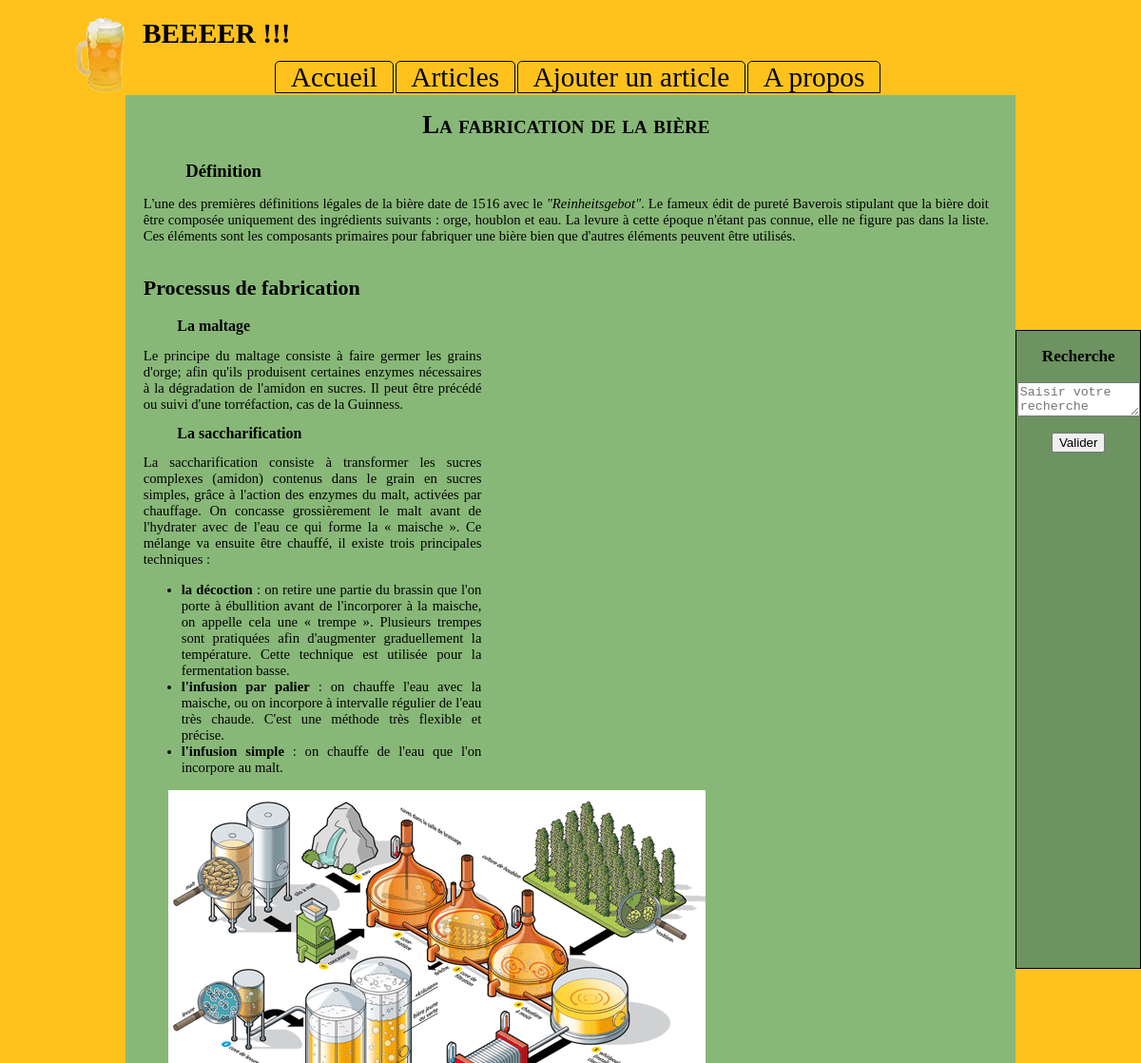
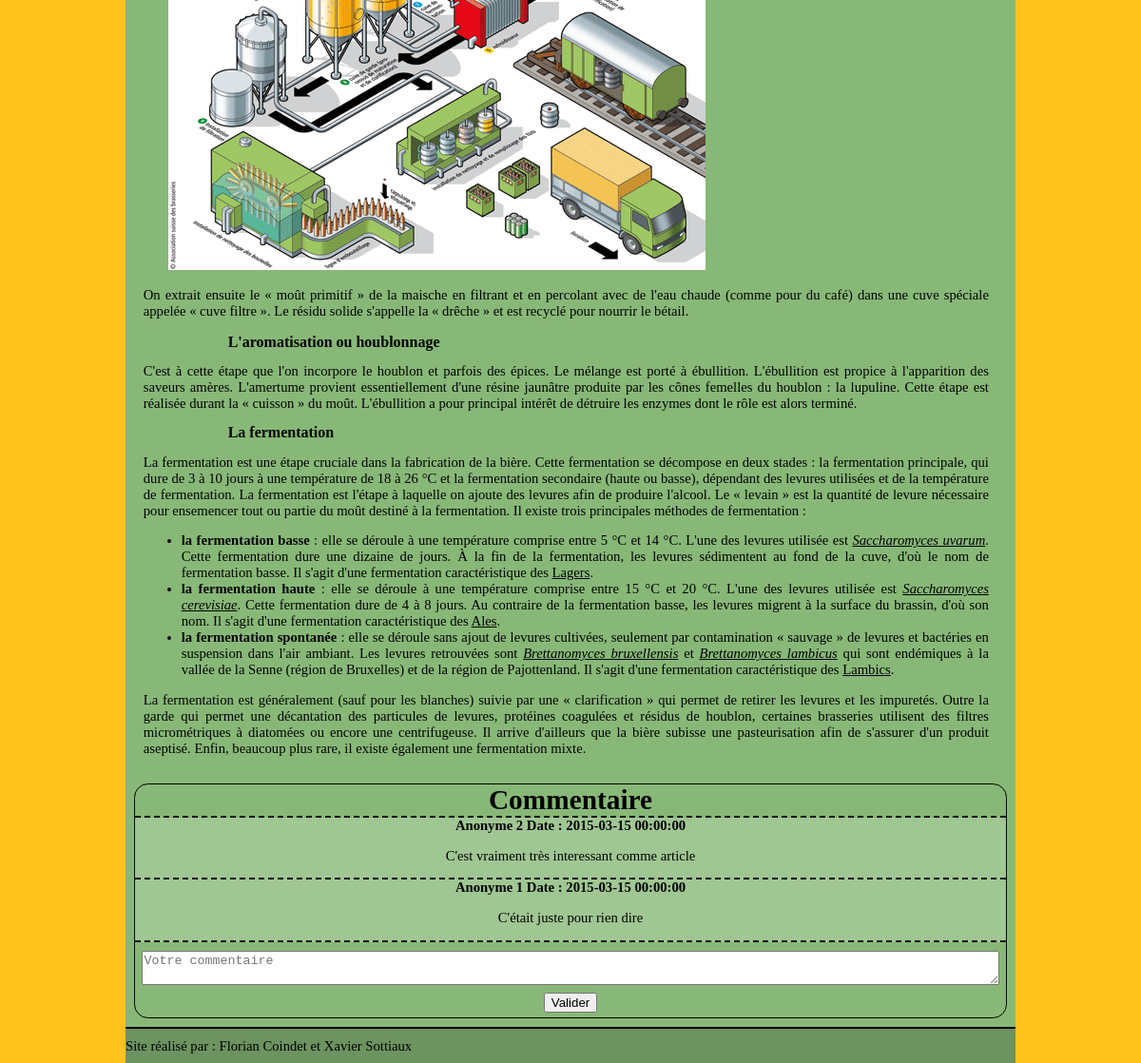
Screenshot of /articles/article1.php with the database file from the repository (2 pictures, top to bottom).
### tables this page shows
CREATE TABLE IF NOT EXISTS `Commentaire` (
  `IDArticle` int(11) NOT NULL,
  `IDUtilisateur` int(11) NOT NULL,
  `DateCommentaire` datetime NOT NULL,
  `Commentaire` varchar(200) NOT NULL
);

CREATE TABLE IF NOT EXISTS `Utilisateur` (
  `IDUtilisateur` int(11) NOT NULL,
  `Pseudonyme` varchar(30) NOT NULL,
  `Mot_passe` varchar(30) NOT NULL,
  `Webmaster` tinyint(1) NOT NULL,
  `DateCreationUtilisateur` timestamp NOT NULL DEFAULT CURRENT_TIMESTAMP ON UPDATE CURRENT_TIMESTAMP
);

CREATE TABLE IF NOT EXISTS `Article` (
  `IDArticle` int(11) NOT NULL,
  `Titre` varchar(30) NOT NULL,
  `DateCreation` datetime NOT NULL,
  `URL` varchar(100) NOT NULL,
  `Resume` varchar(300) NOT NULL,
  `IDUtilisateur` int(11) NOT NULL
);

### requete_index.php (called while the page is built, shortened)
<?php
	$bdd=Connect_db();
 	$query=$bdd->prepare('SELECT T1.IDArticle, T1.Titre, T1.DateCreation, T1.URL, T1.Resume, T2.Commentaire, T2.DateCommentaire, T3.Pseudonyme
 						  FROM Article AS T1
 						  INNER JOIN Commentaire AS T2
 						  ON T1.IDArticle=T2.IDArticle
                          INNER JOIN Utilisateur AS T3
                          ON T3.IDUtilisateur=T2.IDUtilisateur
 						  ORDER BY T1.DateCreation DESC, T2.DateCommentaire DESC');
 	$query->execute();
 	while($data = $query->fetch()){
 		$article[]=array(
 						'id' => $data['IDArticle'],
						'titre' => $data['Titre'],
						'date' => $data['DateCreation'],
						'url' => $data['URL'],
						'resume' => $data['Resume'],
						'commentaire' => $data['Commentaire'],
						'dateCommentaire' => $data['DateCommentaire'],
						'pseudonyme' => $data['Pseudonyme']
						);
 	}
 ?>

### articles/article1.php (the view, shortened to what this page needs)
<!DOCTYPE HTML>
<html>
	<head>
		<link rel="stylesheet" type="text/css" media="screen and (min-width:750px)" href="assets/style_articles.css" />
		<link rel="stylesheet" type="text/css" media="screen and (max-width:750px)" href="assets/style_articles750.css" />
	</head>
	<body>
		<header>
				<nav>
					<h1> BEEEER !!!</h1>
					<ul><li><a href="../index.php">Accueil</a></li>
						<li><a href="../liste_articles.php">Articles</a></li>
						<li><a href="../ajout_article.html">Ajouter un article</a></li>
						<li><a href="../a_propos.html">A propos</a></li>
					</ul>
				</nav>
		</header>
		<div>
			<form action="liste_articles.php" method="post">
				<h3>Recherche</h3>
				<textarea placeholder="Saisir votre recherche" name="recherche"></textarea>
				<button>Valider</button>
			</form>
		</div>
		<article>
			<h1>La fabrication de la bière</h1>
				<h1>Définition</h1>
				<p>L'une des premières définitions légales de la bière date de 1516 avec le <em>"Reinheitsgebot"</em>. Le fameux édit de pureté Baverois stipulant que la bière doit être composée uniquement des ingrédients suivants : orge, houblon et eau.
				La levure à cette époque n'étant pas connue, elle ne figure pas dans la liste. Ces éléments sont les composants primaires
				pour fabriquer une bière bien que d'autres éléments peuvent être utilisés.<p>
			  <div>
				<h1>Processus de fabrication</h1>
				<h2>La maltage</h2>
				Le principe du maltage consiste à faire germer les grains d'orge; afin qu'ils produisent certaines enzymes
				nécessaires à la dégradation de l'amidon en sucres. Il peut être précédé ou suivi d'une torréfaction, cas de la
				Guinness.
				<h2>La saccharification</h2>
				La saccharification consiste à transformer les sucres complexes (amidon) contenus dans le grain en sucres simples,
				grâce à l'action des enzymes du malt, activées par chauffage. On concasse grossièrement le malt avant de l'hydrater
				avec de l'eau ce qui forme la « maische ». Ce mélange va ensuite être chauffé, il existe trois principales techniques :
				<ul><li><strong>la décoction</strong> : on retire une partie du brassin que l'on porte à ébullition avant de l'incorporer
					à la maische,
					on appelle cela une « trempe ». Plusieurs trempes sont pratiquées afin d'augmenter graduellement la température.
					Cette technique est utilisée pour la fermentation basse.</li>
			    	<li><strong>l'infusion par palier</strong> : on chauffe l'eau avec la maische, ou on incorpore à intervalle régulier de l'eau très chaude. C'est une méthode très flexible et précise.</li>
			    	<li><strong>l'infusion simple</strong> : on chauffe de l'eau que l'on incorpore au malt.</li></ul>
			  </div>
			  <aside><img src="assets/fabrication-infographie.gif" alt="Image : processus de fabrication de la bière"></aside>
			    <p>On extrait ensuite le « moût primitif » de la maische en filtrant et en percolant avec de l'eau chaude (comme
				pour du café) dans une cuve spéciale appelée « cuve filtre ». Le résidu solide s'appelle la « drêche » et est
				recyclé pour nourrir le bétail.</p>
				<h2>L'aromatisation ou houblonnage</h2>
				C'est à cette étape que l'on incorpore le houblon et parfois des épices. Le mélange est porté à ébullition. L'ébullition
				est propice à l'apparition des saveurs amères. L'amertume provient essentiellement d'une résine jaunâtre produite par les
				cônes femelles du houblon : la lupuline. Cette étape est réalisée durant la « cuisson » du moût. L'ébullition a pour
				principal intérêt de détruire les enzymes dont le rôle est alors terminé.
				<h2>La fermentation</h2>
				La fermentation est une étape cruciale dans la fabrication de la bière. Cette fermentation se décompose en deux stades :
				la fermentation principale, qui dure de 3 à 10 jours à une température de 18 à 26 °C et la fermentation secondaire
				(haute ou basse), dépendant des levures utilisées et de la température de fermentation.
				La fermentation est l'étape à laquelle on ajoute des levures afin de produire l'alcool. Le « levain » est la quantité de
				levure nécessaire pour ensemencer tout ou partie du moût destiné à la fermentation. Il existe trois principales méthodes
				de fermentation :
				<ul><li><strong>la fermentation basse</strong> : elle se déroule à une température comprise entre 5 °C et 14 °C. L'une des
					levures utilisée est <cite><ins>Saccharomyces uvarum</ins></cite>. Cette fermentation dure une dizaine de jours. À la fin de la fermentation, les levures sédimentent au fond de la cuve, d'où le nom de fermentation basse. Il s'agit d'une fermentation caractéristique des <ins>Lagers</ins>.</li>
    			    <li><strong>la fermentation haute</strong> : elle se déroule à une température comprise entre 15 °C et 20 °C. L'une des levures utilisée est <cite><ins>Saccharomyces cerevisiae</ins></cite>. Cette fermentation dure de 4 à 8 jours. Au contraire de la fermentation basse, les levures migrent à la surface du brassin, d'où son nom. Il s'agit d'une fermentation caractéristique des <ins>Ales</ins>.</li>
			    	<li><strong>la fermentation spontanée</strong> : elle se déroule sans ajout de levures cultivées, seulement par contamination « sauvage » de levures et bactéries en suspension dans l'air ambiant. Les levures retrouvées sont
			    	<cite><ins>Brettanomyces bruxellensis</ins></cite> et <cite><ins>Brettanomyces lambicus</ins></cite> qui sont endémiques à la vallée de la Senne (région de Bruxelles) et de la région de Pajottenland. Il s'agit d'une fermentation caractéristique des <ins>Lambics</ins>.</li>
			    </ul>
				La fermentation est généralement (sauf pour les blanches) suivie par une « clarification » qui permet de retirer les levures
				et les impuretés. Outre la garde qui permet une décantation des particules de levures, protéines coagulées et résidus de
				houblon, certaines brasseries utilisent des filtres micrométriques à diatomées ou encore une centrifugeuse. Il arrive
				d'ailleurs que la bière subisse une pasteurisation afin de s'assurer d'un produit aseptisé.
				Enfin, beaucoup plus rare, il existe également une fermentation mixte.
		</article>
		<div>
			<form action=# method="post">
				<h1>Commentaire</h1>
				<?php
					include ("../requete_index.php");
					for ($i=0; $i<count($article); $i++) {
						echo (
							  "<section>".$article[$i]['pseudonyme']." Date : ".$article[$i]['date']."<p>".$article[$i]['commentaire'].
							  "</p></section>"
							  );
					}
				?>
				<textarea placeholder="Votre commentaire" name="commentaire"></textarea>
				<button>Valider</button>
			</form>
		</div>
		<footer>
			Site réalisé par : Florian Coindet et Xavier Sottiaux
		</footer>
	</body>
</html>

### articles/assets/style_articles.css (style rules this page uses)
header { margin-bottom: 8%; }
header nav { position: absolute; height: 100px; width: 100%; top: 0px; left: 0px; background: -moz-linear-gradient(90deg, #FFC21C 0%, #FFFFFF 100%); background: -webkit-linear-gradient(90deg, #ffc21c 0%, #ffc21c 100%); background: -o-linear-gradient(90deg, #ffc21c 0%, #ffc21c 100%); background: -ms-linear-gradient(90deg, #ffc21c 0%, #ffc21c 100%); }
header nav h1 { position: absolute; background-image: url("logo.png"); background-repeat: no-repeat; text-indent: 70px; font-size: 22pt; top: -5px; left: 80px; height: 79px; }
header nav ul { position: absolute; top: 50px; left: 250px; width: 65%; }
header nav li { display: inline; margin-left: -0.1%; margin-right: -0.1%; }
header nav a { border: solid 1px; text-align: center; border-color: black; border-top-left-radius: 5px; border-top-right-radius: 5px; padding-left: 2%; padding-right: 2%; font-size: 2em; text-decoration: none; color: black; }
body { background-color:#FFC21C; margin-left: 11%; margin-right: 11%; text-align: justify; font-family: arial sans serif; font-size: 11pt; height: inherit; margin-bottom: -2%; }
body>div { position:absolute; border:solid 1px; top:15.5%; right:0%; width:10.8%; height:30%; text-align:center; background-color:#6D9360; }
body>div textarea { width: 95%; }
body>div button { margin-top: 10%; }
article { background-color: #88B878; padding-top: 2%; padding-left: 2%; padding-right: 3%; padding-bottom: 3%; }
article>h1:first-child { text-align: center; font-variant: small-caps; font-size: 20pt; }
article>div { display:inline-block; width: 40%; vertical-align: middle; }
article>aside { display: inline-block; padding-left: 3%; vertical-align: middle; }
article h1:not(:first-child) { padding-left: 5%; font-size: 14pt; }
article h2 { padding-left: 10%; font-size: 12pt; }
article+div { position: relative; text-align:center; background-color: #88B878; width:inherit; padding-bottom: 1%; border: none; }
article+div>form { border:solid 1px; border-radius: 1em 1em 1em 1em; margin-right:1%; margin-left: 1%; width:inherit; }
article+div h1 { margin-top: 0%; margin-bottom: 0%; border-bottom: dashed 2px; }
article+div section { margin-top: 0%; margin-bottom: 0%; font-weight: bold; background-color: #A0C693; border-bottom: dashed 2px; }
article+div section>p { font-weight: normal; }
article+div textarea { margin-top: 1%; width:98%; }
article+div button { margin-top: 0.5%; margin-bottom: 0.5%; }
footer { position: relative; padding-top: 1%; padding-bottom: 1%; border-top: solid 2px; background-color:#6D9360; }

### rows the page displays
commentaire: IDUtilisateur.Pseudonyme "Anonyme 2", IDArticle.DateCreation "2015-03-15 00:00:00", Commentaire "C'est vraiment très interessant comme article"
commentaire: IDUtilisateur.Pseudonyme "Anonyme 1", IDArticle.DateCreation "2015-03-15 00:00:00", Commentaire "C'était juste pour rien dire"
